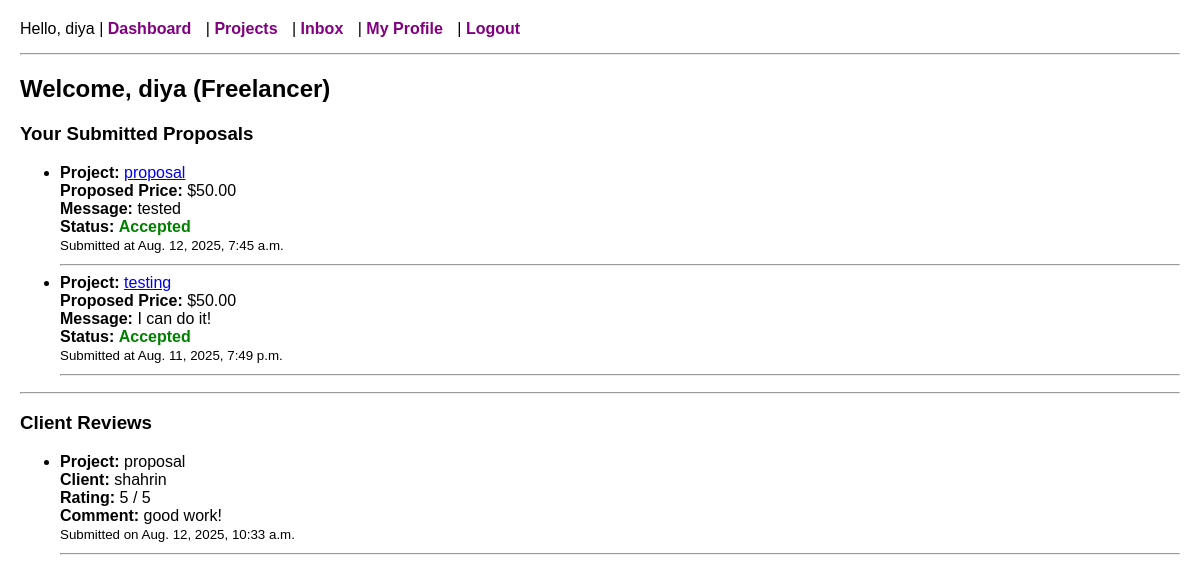
Page /dashboard/ (signed in) on the committed database.
### core/models.py (models this page shows, shortened)
class CustomUser(AbstractUser):
    is_client = models.BooleanField(default=False)
    is_freelancer = models.BooleanField(default=False)
    bio = models.TextField(blank=True)
    location = models.CharField(max_length=100, blank=True)
    profile_picture = models.ImageField(upload_to='profile_pics/', blank=True, null=True)
    skills = models.ManyToManyField('SkillTag', blank=True)

class Proposal(models.Model):
    STATUS_CHOICES = [
        ('pending', 'Pending'),
        ('accepted', 'Accepted'),
        ('rejected', 'Rejected'),
    ]
    project = models.ForeignKey(Project, on_delete=models.CASCADE, related_name='proposals')
    freelancer = models.ForeignKey(CustomUser, on_delete=models.CASCADE)
    message = models.TextField()
    proposed_price = models.DecimalField(max_digits=10, decimal_places=2)
    submitted_at = models.DateTimeField(auto_now_add=True)
    status = models.CharField(max_length=10, choices=STATUS_CHOICES, default='pending')

class Project(models.Model):
    client = models.ForeignKey(CustomUser, on_delete=models.CASCADE)
    title = models.CharField(max_length=255)
    description = models.TextField()
    budget = models.DecimalField(max_digits=10, decimal_places=2)
    created_at = models.DateTimeField(auto_now_add=True)
    skills = models.ManyToManyField(SkillTag, blank=True)

class Review(models.Model):
    proposal = models.OneToOneField(Proposal, on_delete=models.CASCADE, related_name='review')
    rating = models.IntegerField(choices=[(i, str(i)) for i in range(1, 6)])  # 1 to 5 stars
    comment = models.TextField(blank=True)
    created_at = models.DateTimeField(auto_now_add=True)

### core/views.py (the view)
# urls.py: path('dashboard/', views.dashboard, name='dashboard'),
@login_required
def dashboard(request):
    user = request.user
    if user.is_client:
        projects = Project.objects.filter(client=user).order_by('-created_at')
        proposals = Proposal.objects.filter(project__client=user).select_related('project', 'freelancer').order_by('-submitted_at')
        return render(request, 'core/client_dashboard.html', {
            'user': user,
            'projects': projects,
            'proposals': proposals
        })
    elif user.is_freelancer:
        proposals = Proposal.objects.filter(freelancer=user).select_related('project').order_by('-submitted_at')
        reviews = Review.objects.filter(proposal__freelancer=user).select_related('proposal__project', 'proposal__project__client')
        return render(request, 'core/freelancer_dashboard.html', {
            'user': user,
            'proposals': proposals,
            'reviews': reviews
        })
    return redirect('home')

### core/templates/core/freelancer_dashboard.html
{% extends 'core/base.html' %}
{% block content %}
<h2>Welcome, {{ user.username }} (Freelancer)</h2>
<h3>Your Submitted Proposals</h3>
<ul>
    {% for proposal in proposals %}
        <li>
            <strong>Project:</strong>
            <a href="{% url 'project_detail' proposal.project.id %}">
                {{ proposal.project.title }}
            </a><br>
            <strong>Proposed Price:</strong> ${{ proposal.proposed_price }}<br>
            <strong>Message:</strong> {{ proposal.message }}<br>
            <strong>Status:</strong>
            {% if proposal.status == 'accepted' %}
                <span style="color: green;"><strong>Accepted</strong></span>
            {% elif proposal.status == 'rejected' %}
                <span style="color: red;"><strong>Rejected</strong></span>
            {% else %}
                <span style="color: gray;"><strong>Pending</strong></span>
            {% endif %}
            <br>
            <small>Submitted at {{ proposal.submitted_at }}</small>
        </li>
        <hr>
    {% empty %}
        <li>You haven't submitted any proposals yet.</li>
    {% endfor %}
</ul>
<hr>
<h3>Client Reviews</h3>
<ul>
    {% if reviews %}
        {% for review in reviews %}
            <li>
                <strong>Project:</strong> {{ review.proposal.project.title }}<br>
                <strong>Client:</strong> {{ review.proposal.project.client.username }}<br>
                <strong>Rating:</strong> {{ review.rating }} / 5<br>
                <strong>Comment:</strong> {{ review.comment }}<br>
                <small>Submitted on {{ review.created_at }}</small>
            </li>
            <hr>
        {% endfor %}
    {% else %}
        <li>No reviews received yet.</li>
    {% endif %}
</ul>
{% endblock %}

### core/templates/core/base.html (shortened to what this page needs)
<!DOCTYPE html>
<html>
<head>
</head>
<body>
    <nav>
        {% if user.is_authenticated %}
            Hello, {{ user.username }} |
            <a href="{% url 'dashboard' %}">Dashboard</a> |
            <a href="{% url 'project_list' %}">Projects</a> |
            <a href="{% url 'inbox' %}">Inbox</a> |
            <a href="{% url 'view_profile' user.username %}">My Profile</a> |
            <a href="{% url 'logout' %}">Logout</a>
        {% else %}
            <a href="{% url 'login' %}">Login</a> |
            <a href="{% url 'register' %}">Register</a>
        {% endif %}
    </nav>
    <hr>
    {% block content %}
    {% endblock %}
</body>
</html>

### core/templates/core/base.html (style rules this page uses)
body { font-family: Arial, sans-serif; margin: 20px; }
nav { margin-bottom: 15px; }
nav a { margin-right: 10px; text-decoration: none; color: purple; font-weight: bold; }
hr { margin-top: 10px; }

### rows in the picture
CustomUser: username "diya"
Proposal: project "proposal", proposed_price "50.00", message "tested", status "Accepted", submitted_at "Aug. 12, 2025, 7:45 a.m."
Proposal: project "testing", proposed_price "50.00", message "I can do it!", status "Accepted", submitted_at "Aug. 11, 2025, 7:49 p.m."
Review: proposal.project "proposal", proposal.project.client.username "shahrin", rating "5", comment "good work!", created_at "Aug. 12, 2025, 10:33 a.m."
